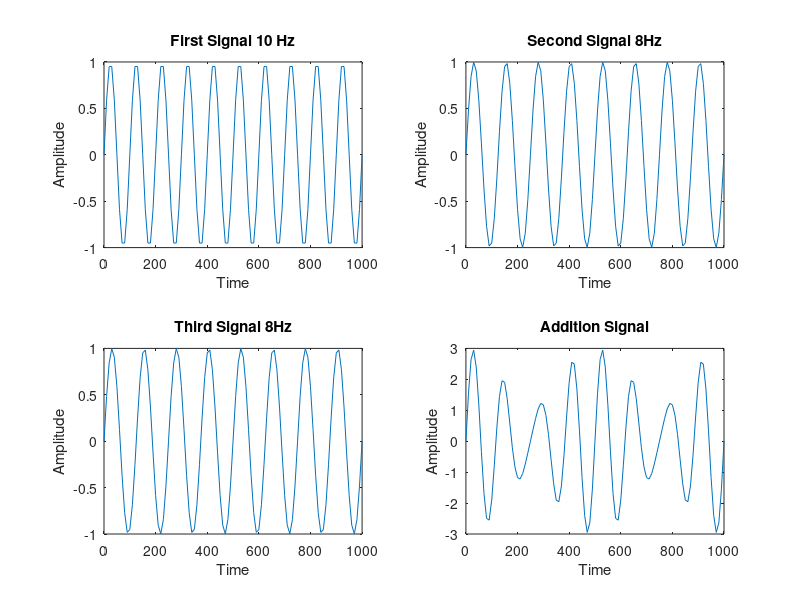

Write the MATLAB code that produced this figure.
clc;clear all;close all;
 
t=0:10:1000; 
f=10;
fs=1000;
 
x=sin(2*pi*f/fs*t); 
subplot(2,2,1);
plot(t,x); 
 
xlabel('Time');
ylabel('Amplitude');
title('First Signal 10 Hz');
 
%%
t1=0:10:1000; 
f1=8;
fs1=1000;
x1=sin(2*pi*f1/fs1*t1); 
subplot(2,2,2);
plot(t1,x1); 
 
xlabel('Time');
ylabel('Amplitude');
title('Second Signal 8Hz');
 
%%
%%
t2=0:10:1000; 
f2=8;
fs2=1000;
x2=sin(2*pi*f2/fs2*t2); 
subplot(2,2,3);
plot(t2,x2); 
 
xlabel('Time');
ylabel('Amplitude');
title('Third Signal 8Hz');
 
 
%% Signal Addition
add=x+x1+x2;
subplot(2,2,4);
plot(t,add);
xlabel('Time');
ylabel('Amplitude');
title('Addition Signal');